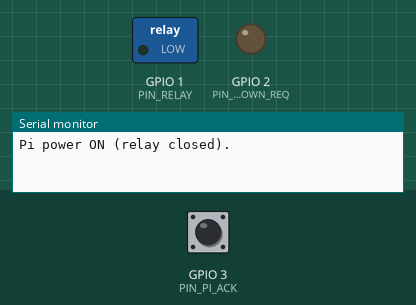
This program was run on a simulated Seeed XIAO ESP32-S3. On the bench: switched loads named in the program (green lamp = pin HIGH), output pins drawn as LEDs (lit = HIGH), the last lines printed to the serial monitor. The test bench sets the inputs (shaded band); at power-on: GPIO 3 (PIN_PI_ACK) HIGH.

Above: at 18.0 s.
18.1 s: GPIO 3 (PIN_PI_ACK) pulled LOW for 2.8 s
At 20.8 s:
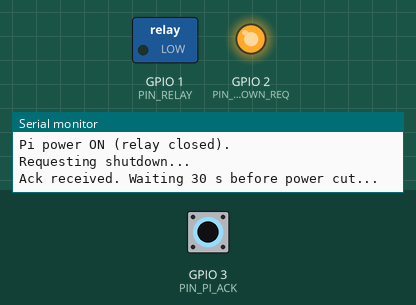
Timing chart, 0 to 22.3 s (numbered marks = the images above; inputs shaded):
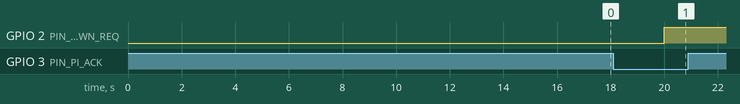

The program:

main.cpp
```cpp
#include <Arduino.h>
#include "PiControl.h"
// #include "WifiManager.h"
// #include "Sensors.h"
// #include "Logger.h"

PiControl pi;
const uint8_t PIN_RELAY = 1;           // S on relay
const uint8_t PIN_SHUTDOWN_REQ = 2;   // ESP32 → Pi GPIO17
const uint8_t PIN_PI_ACK = 3;         // Pi GPIO27 → ESP32

void setup() {
  Serial.begin(115200);
  pi.begin(PIN_RELAY, PIN_SHUTDOWN_REQ, PIN_PI_ACK);

  // Power the Pi for demo
  pi.powerOn();
  Serial.println("Pi power ON (relay closed).");
}

void loop() {
  static bool asked = false;
  static uint32_t t_ack = 0;

  // After 20 s, ask Pi to shutdown
  if (!asked && millis() > 20000) {
    Serial.println("Requesting shutdown...");
    pi.requestShutdown();
    asked = true;
  }

  // When ack arrives, wait a conservative delay, then cut power
  if (asked && pi.ackReceived()) {
    if (t_ack == 0) {
      t_ack = millis();
      Serial.println("Ack received. Waiting 30 s before power cut...");
    } else if (millis() - t_ack > 30000) {
      pi.powerOff();
      Serial.println("Power OFF (relay open).");
      while (1) delay(1000);
    }
  }
  delay(200);
}
```

PiControl.h
```cpp
#pragma once // simpler alternative to ifndef to guard against multiple inclusions
#include <Arduino.h>

class PiControl {

public:
  void begin(uint8_t relayPin, uint8_t shutdownReqPin, uint8_t ackPin);
  void powerOn();                    // closes relay (power to Pi)
  void requestShutdown();            // drives shutdown_req HIGH
  bool ackReceived() const;          // reads Pi ack pin (LOW = ack)
  void powerOff();                   // opens relay (cuts power)
  bool isPowered() const { return powered; }
  bool shutdownRequested() const { return req; }

private:
  uint8_t relayPin_, reqPin_, ackPin_;
  bool powered = false, req = false;
};
```

Logger.cpp
```cpp

```

PiControl.cpp
```cpp
#include "PiControl.h"

void PiControl::begin(uint8_t relayPin, uint8_t shutdownReqPin, uint8_t ackPin) {
  relayPin_ = relayPin; reqPin_ = shutdownReqPin; ackPin_ = ackPin;
  pinMode(relayPin_, OUTPUT);
  pinMode(reqPin_, OUTPUT);
  pinMode(ackPin_, INPUT_PULLUP); // Pi pulls LOW to ack
  // Relay modules are usually LOW=ON, HIGH=OFF:
  digitalWrite(relayPin_, HIGH);   // OFF by default
  digitalWrite(reqPin_, LOW);      // no shutdown requested
}

void PiControl::powerOn() {
  digitalWrite(relayPin_, LOW);  // energize relay → power ON
  powered = true; req = false;
}

void PiControl::requestShutdown() {
  if (powered && !req) {
    digitalWrite(reqPin_, HIGH); // signal Pi to shutdown
    req = true;
  }
}

bool PiControl::ackReceived() const {
  return digitalRead(ackPin_) == LOW; // LOW = Pi says "safe to cut (soon)"
}

void PiControl::powerOff() {
  digitalWrite(relayPin_, HIGH); // de-energize relay → power OFF
  powered = false; req = false;
}
```

Sensors.cpp
```cpp

```
